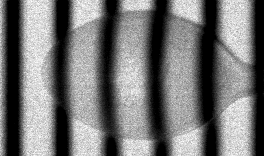
#> input picture PSI/Images/Image-12.tif, 264 x 156 px, found by its file name
$ python Example_VES.py
#> lines starting #> are read from the running program, lines starting #| are printed output that depends on the picture; after the words box and inside, x2 and y2 are one past the last pixel; in counts of white or black regions, pixels touching at a corner belong together; long printed decimals are rounded
### PSI/PSI_VES.py
from PIL import Image
import numpy as np
import matplotlib.pyplot as plt
from mpl_toolkits.mplot3d import Axes3D
import cv2
plt.style.use('fivethirtyeight')

'''This module do the Phase shifting
interferometry method. This need call it as
python PSI(I1,I2,I3,I4), where I1... are the images taken with the module PSI_Camera.py'''

class PSI_VES(object):
    def __init__(self, I0, I1, I2, I0_f, I1_f, I2_f):
        self._I0 = I0
        self._I1 = I1
        self._I2 = I2
        self._I0_f = I0_f
        self._I1_f = I1_f
        self._I2_f = I2_f

    def VES(self,I0,I1,I2):
        p = I0 - I1
        q = I1 - I2
        r = I0 - I2
        A1 = np.trace(np.dot(q.transpose(), r))
        B1 = np.trace(np.dot(q.transpose(), q)) * np.trace(np.dot(r.transpose(), r))
        A2 = np.trace(np.dot(p.transpose(), q))
        B2 = np.trace(np.dot(p.transpose(), p)) * np.trace(np.dot(q.transpose(), q))
        alpha1 = 2 * np.arccos(A1 / np.sqrt(B1))
        alpha2 = 2 * np.arccos(A2 / np.sqrt(B2))
        phi_wrapped = np.arctan2(I2 - I1 + (I0 - I2) * np.cos(alpha1) - (I0 - I1) * np.cos(
            alpha2), (I0 - I2) * np.sin(alpha1) - (I0 - I1) * np.sin(alpha2))
        print(alpha1,alpha2)
        return phi_wrapped

    def itoh_2D(self, W):
        renglon, columna = W.shape
        phi = np.zeros(W.shape)
        psi = np.zeros(W.shape)
        phi[0, 0] = W[0, 0]
        # Se Desenvuelve la primera columna
        for m in range(1, columna):
            Delta = W[0, m] - W[0, m - 1]
            WDelta = np.arctan2(np.sin(Delta), np.cos(Delta))
            phi[0, m] = phi[0, m - 1] + WDelta
        psi[0, :] = phi[0, :]

        for k in range(columna):
            psi[0, k] = W[0, k]
            for p in range(1, renglon):
                Delta = W[p, k] - W[p - 1, k]
                WDelta = np.arctan2(np.sin(Delta), np.cos(Delta))
                phi[p, k] = phi[p - 1, k] + WDelta
        return phi

    def plot(self):
        unwraped = self.itoh_2D(self.VES(self._I0, self._I1, self._I2))
        unwraped_f = self.itoh_2D(self.VES(self._I0_f, self._I1_f, self._I2_f))
        phase = unwraped-unwraped_f
        xlim = phase[0, :].size
        ylim = phase[:, 0].size
        x = np.linspace(0, xlim, xlim)
        y = np.linspace(0, ylim, ylim)
        X, Y = np.meshgrid(x, y)
        '''l = 170
        p = np.polyfit(y, unwraped[:, l], 1)
        portadora = np.zeros(unwraped.shape)
        for n in range(0, x.size):
            portadora[:, n] = y * p[0] + p[1]
        phase = portadora - unwraped'''
        fig = plt.figure()
        ax = fig.add_subplot(121, projection='3d')
        ax.plot_surface(X, Y, phase, cmap='gray')
        ax = fig.add_subplot(122)
        plt.imshow(phase,cmap='gray')
        plt.grid()
        plt.show()

### PSI/Example_VES.py
import numpy as np
import matplotlib.pyplot as plt
from PIL import Image
from mpl_toolkits.mplot3d import Axes3D
import cv2
from PSI_VES import PSI_VES

# load the images
'''I0 = np.array(Image.open('Images\Old_1.bmp'), dtype='double')
I1 = np.array(Image.open('Images\Old_2.bmp'), dtype='double')
I2 = np.array(Image.open('Images\Old_3.bmp'), dtype='double')'''

I0 = np.array(Image.open('Images\Image-12.tif'), dtype='double')
I1 = np.array(Image.open('Images\Image-13.tif'), dtype='double')
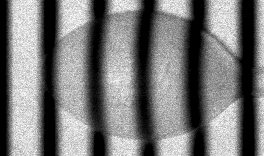
#> input picture PSI/Images/Image-13.tif, 264 x 156 px, found by its file name
I2 = np.array(Image.open('Images\Image-14.tif'), dtype='double')
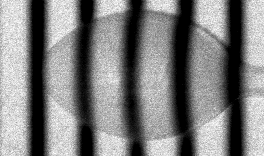
#> input picture PSI/Images/Image-14.tif, 264 x 156 px, found by its file name


I0_f = np.array(Image.open('Images\Image-17.tif'), dtype='double')
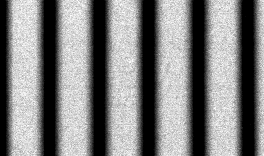
#> input picture PSI/Images/Image-17.tif, 264 x 156 px, found by its file name
I1_f = np.array(Image.open('Images\Image-18.tif'), dtype='double')
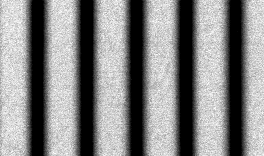
#> input picture PSI/Images/Image-18.tif, 264 x 156 px, found by its file name
I2_f = np.array(Image.open('Images\Image-19.tif'), dtype='double')
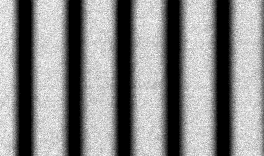
#> input picture PSI/Images/Image-19.tif, 264 x 156 px, found by its file name


PSI = PSI_VES(I0, I1, I2,
              I0_f, I1_f, I2_f)
PSI.plot()
#> in VES, `A1 = np.trace(np.dot(q.transpose(), r))`: A1 = 454769590
#> in VES, `B1 = np.trace(np.dot(q.transpose(), q)) * np.trace(np.dot(r.transpose(..`: B1 = 4.95e+17
#> in VES, `A2 = np.trace(np.dot(p.transpose(), q))`: A2 = -89579719
#> in VES, `B2 = np.trace(np.dot(p.transpose(), p)) * np.trace(np.dot(q.transpose(..`: B2 = 2.96e+17
#> in VES, `alpha1 = 2 * np.arccos(A1 / np.sqrt(B1))`: alpha1 = 1.74
#> in VES, `alpha2 = 2 * np.arccos(A2 / np.sqrt(B2))`: alpha2 = 3.47
#| 1.735 3.473
#> in itoh_2D, `renglon, columna = W.shape`: renglon = 156; columna = 264
#> in itoh_2D, `phi[0, 0] = W[0, 0]`:
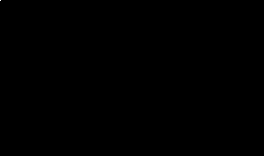
#> phi: shape (156, 264) float64; values 0 (black) and 1.4 (white), 0% white in thin lines or dots, all inside (x1, y1, x2, y2) = (0, 0, 1, 1)
#> the loop in itoh_2D, `for m in range(1, columna):` made 263 passes
#> (Delta, WDelta) on passes 1 to 3: (0.12, 0.12), (0.116, 0.116), (0.146, 0.146)
#> after the loop in itoh_2D, `for m in range(1, columna):`: phi: shape (156, 264) float64; 0.64% of pixels changed, all inside (x1, y1, x2, y2) = (1, 0, 264, 1)
#> after the loop in itoh_2D, `for k in range(columna):`: psi: shape (156, 264) float64; min -3.07, max 3.1, mean -0.00261
#| 1.727 3.389
#> the loop in itoh_2D (call 2), `for m in range(1, columna):` made 263 passes
#> (Delta, WDelta) on passes 1 to 3: (0.131, 0.131), (0.0866, 0.0866), (0.00162, 0.00162)
#> after the loop in itoh_2D (call 2), `for m in range(1, columna):`: phi: shape (156, 264) float64; min -2.83, max 30.53, mean 0.1
#> after the loop in itoh_2D (call 2), `for k in range(columna):`: psi: shape (156, 264) float64; min -3.04, max 3.13, mean -0.00313
#> in plot, `plt.show()`:
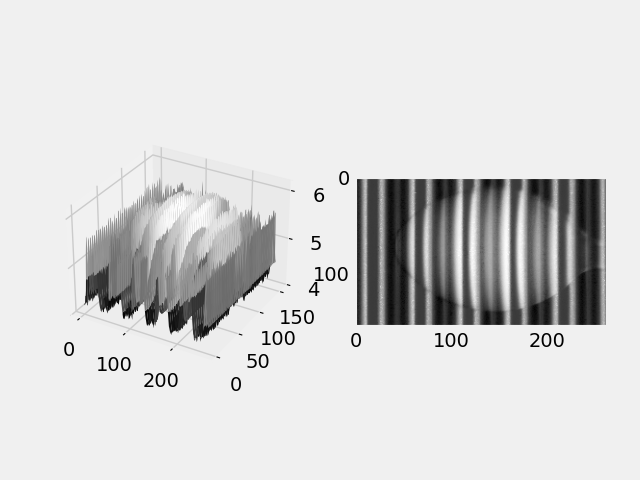
#> figure drawn by matplotlib, 2 panels
